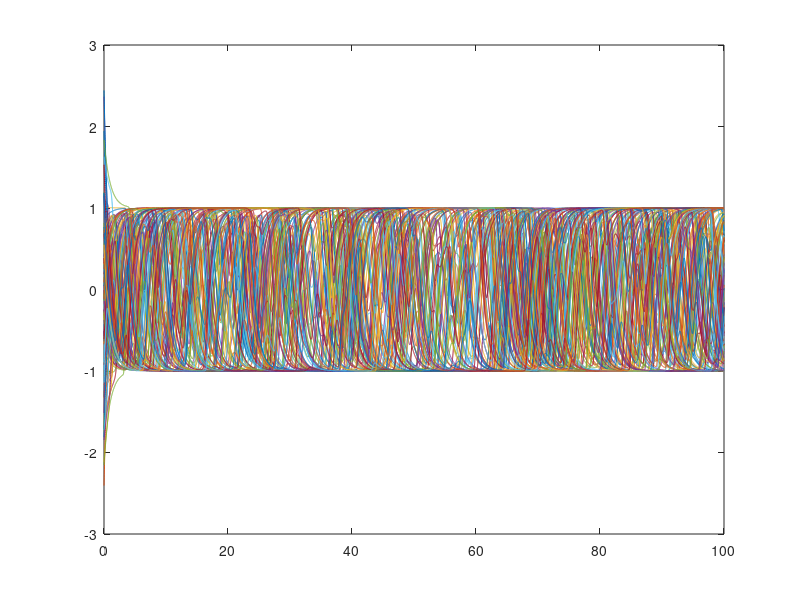

Reproduce this figure in MATLAB.
% 100 Node RNN

dt=0.01; %time slice
T=100; %amount of time to run for
time= 0:dt:T;  % a time vector
N = 100;  %the number of neurons

% W = [1 1; 1 1]% 2 3; 4 5 6; 7 8 9];% a hand coded 3*3 matrix
W = randn(N) % a random N*N matrix

y=randn(N,length(time)); %initial conditions
theta =  zeros(N,1); %rand(N,1); %the biases

%main loop
for i=2:length(time)
 y(:,i) = y(:,i-1) +dt*(-y(:,i-1)+tanh( W*y(:,i-1) +theta));
end

%plot the data
figure(12);plot(time,y);
